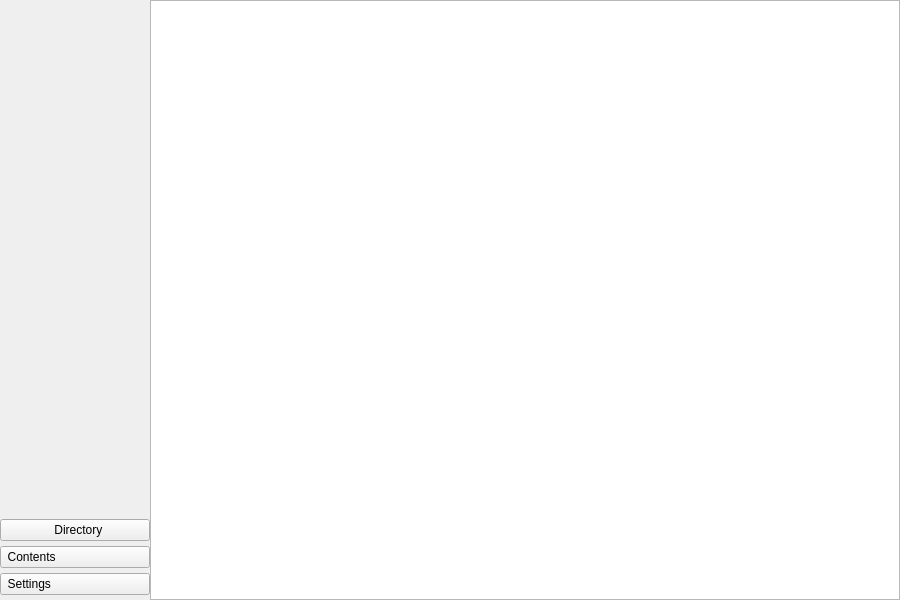
<?xml version="1.0" encoding="UTF-8"?>
<ui version="4.0">
 <class>MainWindow</class>
 <widget class="QMainWindow" name="MainWindow">
  <property name="geometry">
   <rect>
    <x>0</x>
    <y>0</y>
    <width>900</width>
    <height>600</height>
   </rect>
  </property>
  <property name="sizePolicy">
   <sizepolicy hsizetype="Fixed" vsizetype="Fixed">
    <horstretch>0</horstretch>
    <verstretch>0</verstretch>
   </sizepolicy>
  </property>
  <property name="minimumSize">
   <size>
    <width>900</width>
    <height>600</height>
   </size>
  </property>
  <property name="maximumSize">
   <size>
    <width>900</width>
    <height>600</height>
   </size>
  </property>
  <property name="windowTitle">
   <string>Rivridis Ebook Reader</string>
  </property>
  <property name="styleSheet">
   <string notr="true"/>
  </property>
  <widget class="QWidget" name="centralwidget">
   <property name="sizePolicy">
    <sizepolicy hsizetype="Preferred" vsizetype="Preferred">
     <horstretch>0</horstretch>
     <verstretch>0</verstretch>
    </sizepolicy>
   </property>
   <property name="styleSheet">
    <string notr="true"/>
   </property>
   <layout class="QGridLayout" name="gridLayout_2" columnstretch="1,5">
    <property name="leftMargin">
     <number>0</number>
    </property>
    <property name="topMargin">
     <number>0</number>
    </property>
    <property name="rightMargin">
     <number>0</number>
    </property>
    <property name="bottomMargin">
     <number>0</number>
    </property>
    <property name="spacing">
     <number>0</number>
    </property>
    <item row="0" column="0">
     <layout class="QVBoxLayout" name="verticalLayout">
      <property name="spacing">
       <number>0</number>
      </property>
      <property name="leftMargin">
       <number>0</number>
      </property>
      <property name="topMargin">
       <number>0</number>
      </property>
      <item>
       <widget class="QStackedWidget" name="stackedWidget">
        <property name="styleSheet">
         <string notr="true"/>
        </property>
        <property name="currentIndex">
         <number>0</number>
        </property>
        <widget class="QWidget" name="page">
         <layout class="QVBoxLayout" name="verticalLayout_3">
          <property name="spacing">
           <number>5</number>
          </property>
          <property name="leftMargin">
           <number>0</number>
          </property>
          <property name="topMargin">
           <number>0</number>
          </property>
          <property name="rightMargin">
           <number>0</number>
          </property>
          <property name="bottomMargin">
           <number>5</number>
          </property>
          <item>
           <widget class="QTreeView" name="tree">
            <property name="styleSheet">
             <string notr="true">background-color: rgba(255, 255, 255, 0);</string>
            </property>
           </widget>
          </item>
          <item>
           <widget class="QPushButton" name="direct">
            <property name="styleSheet">
             <string notr="true">font: 12pt &quot;Segoe UI&quot;;
text-align: left;
QAbstractButton {
    qproperty-icon: theme_url(&quot;B:\Github\Python-App\settings_FILL0_wght400_GRAD0_opsz24.svg&quot;);
}</string>
            </property>
            <property name="text">
             <string>  Directory</string>
            </property>
            <property name="icon">
             <iconset>
              <normaloff>assets/folder_white_24dp.svg</normaloff>assets/folder_white_24dp.svg</iconset>
            </property>
            <property name="iconSize">
             <size>
              <width>24</width>
              <height>24</height>
             </size>
            </property>
           </widget>
          </item>
          <item>
           <widget class="QPushButton" name="pushButton">
            <property name="styleSheet">
             <string notr="true">font: 12pt &quot;Segoe UI&quot;;
text-align: left;</string>
            </property>
            <property name="text">
             <string>  Contents</string>
            </property>
            <property name="icon">
             <iconset>
              <normaloff>assets/menu_book_white_24dp.svg</normaloff>assets/menu_book_white_24dp.svg</iconset>
            </property>
            <property name="iconSize">
             <size>
              <width>24</width>
              <height>24</height>
             </size>
            </property>
           </widget>
          </item>
          <item>
           <widget class="QPushButton" name="settings">
            <property name="styleSheet">
             <string notr="true">font: 12pt &quot;Segoe UI&quot;;
text-align: left;</string>
            </property>
            <property name="text">
             <string>  Settings</string>
            </property>
            <property name="icon">
             <iconset>
              <normaloff>assets/settings_white_24dp.svg</normaloff>assets/settings_white_24dp.svg</iconset>
            </property>
            <property name="iconSize">
             <size>
              <width>24</width>
              <height>24</height>
             </size>
            </property>
           </widget>
          </item>
         </layout>
        </widget>
        <widget class="QWidget" name="page_2"/>
       </widget>
      </item>
     </layout>
    </item>
    <item row="0" column="1">
     <layout class="QVBoxLayout" name="verticalLayout_2">
      <property name="topMargin">
       <number>0</number>
      </property>
      <property name="bottomMargin">
       <number>0</number>
      </property>
      <item>
       <widget class="QTextEdit" name="text">
        <property name="styleSheet">
         <string notr="true"/>
        </property>
       </widget>
      </item>
     </layout>
    </item>
   </layout>
  </widget>
 </widget>
 <resources/>
 <connections/>
</ui>
